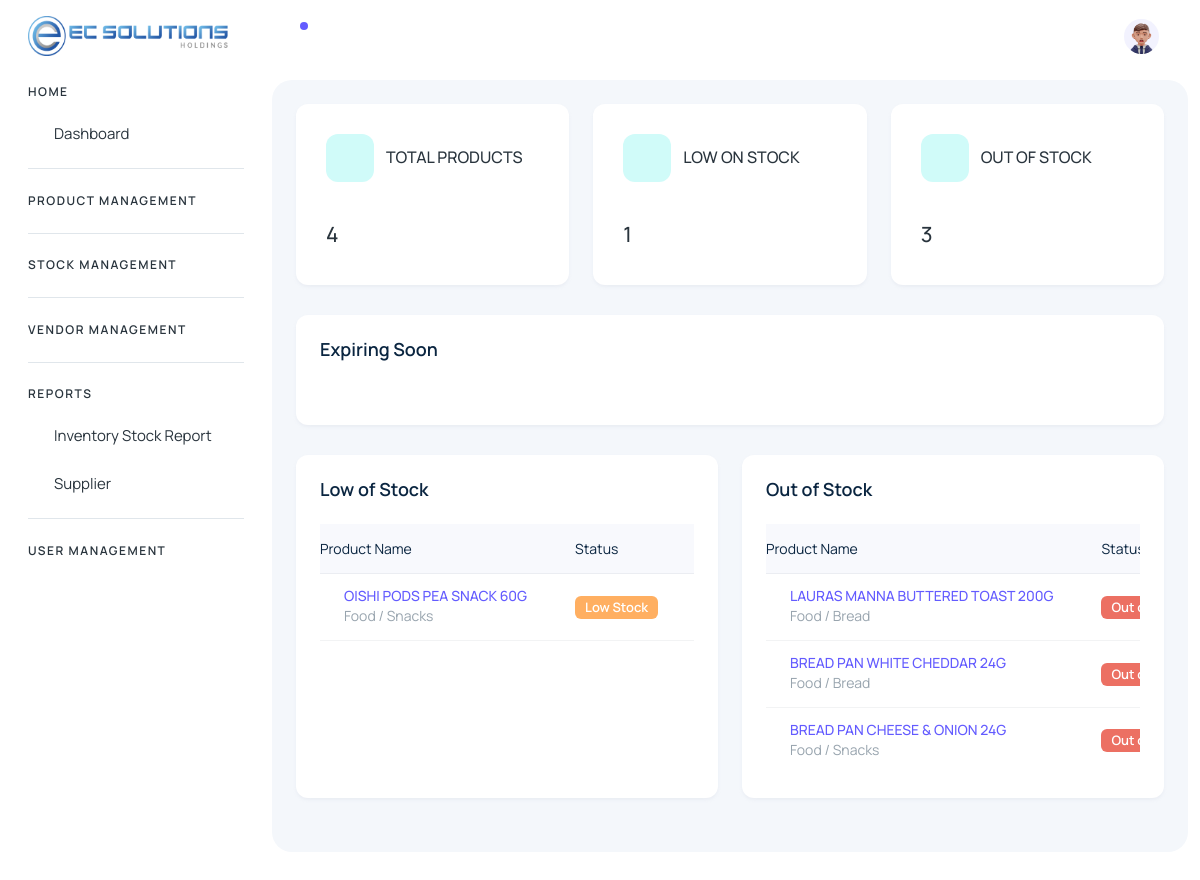
The page / (signed in) on the database its author committed.
### tables this page shows
CREATE TABLE `product` (
  `product_id` int(11) NOT NULL,
  `product_name` varchar(255) DEFAULT NULL,
  `product_description` varchar(255) DEFAULT NULL,
  `brand_id` int(11) DEFAULT NULL,
  `category_id` int(11) DEFAULT NULL,
  `status_id` int(11) DEFAULT NULL,
  `product_sku` varchar(255) DEFAULT NULL,
  `product_pp` decimal(11,2) NOT NULL DEFAULT 0.00,
  `product_sp` decimal(11,2) NOT NULL DEFAULT 0.00,
  `product_min` int(11) DEFAULT NULL,
  `product_max` int(11) DEFAULT NULL,
  `unit_id` int(11) DEFAULT NULL,
  `tax_id` int(11) DEFAULT NULL,
  `expiry_notice` int(11) DEFAULT NULL,
  `created_at` timestamp NULL DEFAULT current_timestamp(),
  `updated_at` timestamp NULL DEFAULT NULL ON UPDATE current_timestamp()
);

### admin/process/function.php (called while the page is built, shortened)
<?php
    function userHasPermission ($pdo, $userId, $permissionName){
        try {
        $sql = "SELECT
        a.permission_name
        FROM permissions a
        JOIN role_permissions b ON b.permission_id = a.id
        JOIN roles c ON c.id = b.role_id
        JOIN users d ON d.role_id = c.id
        WHERE d.id = :user_id AND a.permission_name = :permission_name";
        $stmt = $pdo->prepare($sql);
        $stmt->execute(['user_id'=> $userId, 'permission_name'=>$permissionName]);
        return $stmt->fetch() !==false;
        }catch(PDOException $e){
            echo "Error: " . $e->getMessage();
            return array();
        }
    }
    function getCount_TotalProduct($pdo) {
        try {
            $query = "SELECT COUNT(*) AS total_products FROM product";
            $stmt = $pdo->prepare($query);
            $stmt->execute();
            $result = $stmt->fetch(PDO::FETCH_ASSOC);
            return $result['total_products'];
        } catch (PDOException $e) {
            echo "Error: " . $e->getMessage();
            return 0;
        }
    }
    function getCount_OutofStock($pdo){
        try {
            $query = "SELECT COUNT(*) AS out_of_stock_count
            FROM (
                SELECT
                    a.product_sku,
                    a.product_min,
                    COALESCE(SUM(CASE WHEN g.transaction_type IN ('bill', 'expense') THEN g.item_qty ELSE 0 END)
                            - SUM(CASE WHEN g.transaction_type = 'invoice' THEN g.item_qty ELSE 0 END), 0) AS stocks
                FROM
                    product a
                LEFT JOIN
                    trans_item g ON g.product_sku = a.product_sku
                GROUP BY
                    a.product_sku, a.product_min
                HAVING
                    stocks = 0
            ) AS out_of_stock_count";
            $stmt = $pdo->prepare($query);
            $stmt->execute();
            $result = $stmt->fetch(PDO::FETCH_ASSOC);
            return $result['out_of_stock_count'];
        }catch(PDOException $e){
            echo "Error: " . $e->getMessage();
            return array();
        }
    }
    function getCount_LowofStock($pdo) {
        try {
            $query = "SELECT COUNT(*) AS low_stock_count
            FROM (
                SELECT
                    a.product_sku,
                    a.product_min,
                    COALESCE(SUM(CASE WHEN g.transaction_type IN ('bill', 'expense') THEN g.item_qty ELSE 0 END)
                            - SUM(CASE WHEN g.transaction_type = 'invoice' THEN g.item_qty ELSE 0 END), 0) AS stocks
                FROM
                    product a
                LEFT JOIN
                    trans_item g ON g.product_sku = a.product_sku
                GROUP BY
                    a.product_sku, a.product_min
                HAVING
                    stocks < a.product_min
                    AND stocks > 0
            ) AS low_stock_count";
            $stmt = $pdo->prepare($query);
            $stmt->execute();
            $result = $stmt->fetch(PDO::FETCH_ASSOC);
            return $result['low_stock_count'];
        } catch (PDOException $e) {
            echo "Error: " . $e->getMessage();
            return 0;
        }
    }
    function getLowofStock($pdo){
        try {
            $query = "SELECT
                a.product_id,
                a.product_name,
                CASE
                    WHEN b2.category_name IS NULL THEN b.category_name
                    ELSE CONCAT(b2.category_name, ' / ', b.category_name)
                END AS category,
                a.product_sku,
                a.product_min,
                a.product_max,
                COALESCE(SUM(CASE WHEN g.transaction_type IN ('bill', 'expense') THEN g.item_qty ELSE 0 END)
                            - SUM(CASE WHEN g.transaction_type = 'invoice' THEN g.item_qty ELSE 0 END), 0) AS stocks,
                e.short_name AS unit
                FROM
                    product a
                INNER JOIN
                    category b ON b.category_id = a.category_id
                LEFT JOIN
                    category b2 ON b.parent_category_id = b2.category_id
                INNER JOIN
                    unit e ON e.unit_id = a.unit_id
                LEFT JOIN
                    trans_item g ON g.product_sku = a.product_sku
                GROUP BY
                    a.product_sku
                HAVING stocks < a.product_min AND stocks > 0";
            $stmt = $pdo->prepare($query);
            $stmt ->execute();
            $lowStock = $stmt ->fetchAll(PDO::FETCH_ASSOC);
            return $lowStock;
        }catch(PDOException $e){
            echo "Error: " . $e->getMessage();
            return array();
        }
    }
    function getOutofStock($pdo){
        try {
            $query = "SELECT
                a.product_id,
                a.product_name,
                CASE
                    WHEN b2.category_name IS NULL THEN b.category_name
                    ELSE CONCAT(b2.category_name, ' / ', b.category_name)
                END AS category,
                a.product_sku,
                a.product_min,
                a.product_max,
                COALESCE(SUM(CASE WHEN g.transaction_type IN ('bill', 'expense') THEN g.item_qty ELSE 0 END)
                            - SUM(CASE WHEN g.transaction_type = 'invoice' THEN g.item_qty ELSE 0 END), 0) AS stocks,
                e.short_name AS unit
                FROM
                    product a
                INNER JOIN
                    category b ON b.category_id = a.category_id
                LEFT JOIN
                    category b2 ON b.parent_category_id = b2.category_id
                INNER JOIN
                    unit e ON e.unit_id = a.unit_id
                LEFT JOIN
                    trans_item g ON g.product_sku = a.product_sku
                GROUP BY
                    a.product_sku
                HAVING stocks = 0";
            $stmt = $pdo->prepare($query);
            $stmt ->execute();
            $outOfStock = $stmt ->fetchAll(PDO::FETCH_ASSOC);
            return $outOfStock;
        }catch(PDOException $e){
            echo "Error: " . $e->getMessage();
            return array();
        }
    }
?>

### index.php (called while the page is built)
<?php
  require_once 'config.php';
  require_once 'admin/process/function.php';
  include("header.php");
?>
<?php
 include("route.php");
?>
<?php
 include("footer.php");
?>

### admin/views/dashboard/dashboard.php (the view, shortened to what this page needs)
<?php
 $totalProduct_Count = getCount_TotalProduct($pdo);
 $outstock_Count = getCount_OutofStock($pdo);
 $lowstock_Count = getCount_LowofStock($pdo);
 $outOfStockList = getOutofStock($pdo);
 $lowStockList = getLowofStock($pdo);
?>
<?php if(userHasPermission($pdo, $_SESSION["user_id"], 'manage_dashboard')){?>
<div class="body-wrapper-inner">
    <div class="container-fluid">
        <div class="row">
            <div class="col-lg-4">
                <div class="card">
                    <div class="card-body">
                      <div class="d-flex align-items-center gap-6 mb-4 pb-3">
                        <span
                          class="round-48 d-flex align-items-center justify-content-center rounded bg-secondary-subtle">
                        </span>
                        <h6 class="mb-0 fs-4 text-uppercase">total products</h6>
                      </div>
                      <div class="row">
                        <div class="col-12">
                          <h4><?php echo $totalProduct_Count = !empty($totalProduct_Count) ? $totalProduct_Count : 0; ?></h4>
                        </div>
                      </div>
                    </div>
                  </div>
            </div>
            <div class="col-lg-4">
                <div class="card">
                    <div class="card-body">
                      <div class="d-flex align-items-center gap-6 mb-4 pb-3">
                        <span
                          class="round-48 d-flex align-items-center justify-content-center rounded bg-secondary-subtle">
                        </span>
                        <h6 class="mb-0 fs-4 text-uppercase">low on stock</h6>
                      </div>
                      <div class="row">
                        <div class="col-12">
                          <h4><?php echo $lowstock_Count = !empty($lowstock_Count) ? $lowstock_Count : 0; ?></h4>
                        </div>
                      </div>
                    </div>
                  </div>
            </div>
            <div class="col-lg-4">
                <div class="card">
                    <div class="card-body">
                      <div class="d-flex align-items-center gap-6 mb-4 pb-3">
                        <span
                          class="round-48 d-flex align-items-center justify-content-center rounded bg-secondary-subtle">
                        </span>
                        <h6 class="mb-0 fs-4 text-uppercase">out of stock</h6>
                      </div>
                      <div class="row">
                        <div class="col-12">
                          <h4><?php echo $outstock_Count = !empty($outstock_Count) ? $outstock_Count : 0; ?></h4>
                        </div>
                      </div>
                    </div>
                  </div>
            </div>
        </div>
        <div class="row">
            <div class="col-lg-12 d-flex align-items-stretch">
              <div class="card w-100">
                <div class="card-body p-4">
                  <h5 class="card-title fw-semibold mb-4">Expiring Soon</h5>
                  <div class="table-responsive" data-simplebar>
                  </div>
                </div>
              </div>
            </div>
            <div class="col-lg-6 d-flex align-items-stretch">
              <div class="card w-100">
              <div class="card-body p-4">
                  <h5 class="card-title fw-semibold mb-4">Low of Stock</h5>
                  <div class="table-responsive" data-simplebar>
                    <table class="table text-nowrap align-middle table-custom mb-0" id="lowstockTable" class="display" style="width:100%">
                      <thead>
                        <tr>
                          <th scope="col" class="text-dark fw-normal ps-0">Product Name
                          </th>
                          <th scope="col" class="text-dark fw-normal noExport">Status</th>
                          <th scope="col" class="text-dark fw-normal">Qty</th>
                        </tr>
                      </thead>
                      <tbody>
                        <?php foreach ($lowStockList as $row): ?>
                            <tr onclick="location.href='index.php?route=view-product&amp;product=<?php echo $row['product_sku']?>'" style="cursor: pointer;">
                                <td>
                                <div class="d-flex align-items-center gap-6">
                                  <div>
                                    <h6 class="mb-0 text-primary"><?php echo htmlspecialchars($row['product_name']); ?></h6>
                                    <span><?php echo htmlspecialchars($row['category'])?></span>
                                  </div>
                                </div>
                                </td>
                                <td><span class="badge text-white" style="background-color: #FFAF61;">Low Stock</span></td>
                                <td><?php echo htmlspecialchars($row['stocks']); ?></td>
                            </tr>
                        <?php endforeach; ?>
                      </tbody>
                    </table>
                  </div>
                </div>
              </div>
            </div>
            <div class="col-lg-6 d-flex align-items-stretch">
              <div class="card w-100">
                <div class="card-body p-4">
                  <h5 class="card-title fw-semibold mb-4">Out of Stock</h5>
                  <div class="table-responsive" data-simplebar>
                    <table class="table text-nowrap align-middle table-custom mb-0" id="outstockTable" class="display" style="width:100%">
                      <thead>
                        <tr>
                          <th scope="col" class="text-dark fw-normal ps-0">Product Name
                          </th>
                          <th scope="col" class="text-dark fw-normal noExport">Status</th>
                        </tr>
                      </thead>
                      <tbody>
                        <?php foreach ($outOfStockList as $row): ?>
                            <tr onclick="location.href='index.php?route=view-product&amp;product=<?php echo $row['product_sku']?>'" style="cursor: pointer;">
                                <td>
                                <div class="d-flex align-items-center gap-6">
                                  <div>
                                    <h6 class="mb-0 text-primary"><?php echo htmlspecialchars($row['product_name']); ?></h6>
                                    <span><?php echo htmlspecialchars($row['category'])?></span>
                                  </div>
                                </div>
                                </td>
                                <td><span class="badge text-white" style="background-color: #EC7063;">Out of Stock</span></td>
                            </tr>
                        <?php endforeach; ?>
                      </tbody>
                    </table>
                  </div>
                </div>
              </div>
            </div>
          </div>
          </div>
    </div>
</div>
<?php }
?>

### rows shown on the page
product: product_name "OISHI PODS PEA SNACK 60G", category "Food / Snacks"
product: product_name "LAURAS MANNA BUTTERED TOAST 200G", category "Food / Bread"
product: product_name "BREAD PAN WHITE CHEDDAR 24G", category "Food / Bread"
product: product_name "BREAD PAN CHEESE & ONION 24G", category "Food / Snacks"

### other values the page prints
$lowstock_Count = !empty($lowstock_Count) ? $lowstock_Count : 0 "1"
$outstock_Count = !empty($outstock_Count) ? $outstock_Count : 0 "3"
